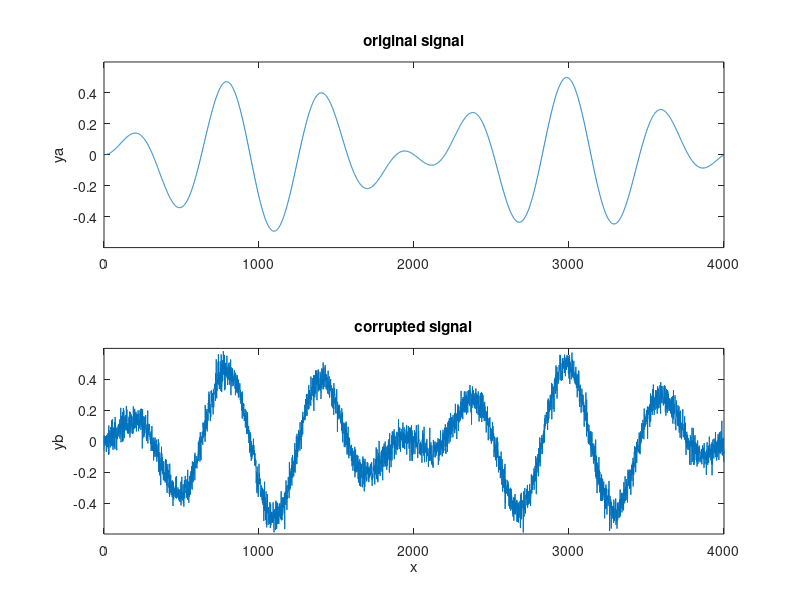

The MATLAB script that drew this image: (Note: this script raises an error after producing the figure.)
% Figures 6.8-6.10: Quadratic smoothing
% Section 6.3.3
% Boyd & Vandenberghe "Convex Optimization"
% Original by Lieven Vandenberghe
% Adapted for CVX Argyris Zymnis - 10/2005
%
% Suppose we have a signal x, which does not vary too rapidly
% and that x is corrupted by some small, rapidly varying noise v,
% ie. x_cor = x + v. Then if we want to reconstruct x from x_cor
% we should solve (with x_hat as the parameter)
%        minimize ||x_hat - x_cor||_2 + lambda*phi_quad(x_hat)
%
% where phi_quad(x) = sum(x_(i+1)-x_i)^2 , for i = 1 to n-1.
% The parameter lambda controls the ''smoothness'' of x_hat.
%
% The first figure which is generated shows the original and
% the corrupted signals. The second figure shows the tradeoff curve
% obtained when varying lambda and the third figure shows three
% reconstructed signals.
%
% NOTE: This is not a good problem to use CVX on. By exploiting
% the sparsity in this case, we can solve this problem much more
% efficiently using least squares.


randn('state',0);

n = 4000;  t = (0:n-1)';
exact = 0.5*sin((2*pi/n)*t).*sin(0.01*t);
corrupt = exact + 0.05*randn(size(exact));

figure(1)
subplot(211)
plot(t,exact,'-');
axis([0 n -0.6 0.6])
title('original signal');
ylabel('ya');

subplot(212)
plot(t,corrupt,'-');
axis([0 n -0.6 0.6])
xlabel('x');
ylabel('yb');
title('corrupted signal');
%print -deps smoothrec_signals.eps % figure 6.8, page 313

A = sparse(n-1,n);
A(:,1:n-1) = -speye(n-1,n-1);  A(:,2:n) = A(:,2:n)+speye(n-1,n-1);

% tradeoff curve, figure 6.9, page 313
nopts = 100;
lambdas = logspace(-10,10,nopts);

obj1 = [];  obj2 = [];

fprintf('computing 100 points on tradeoff curve ... \n');

for i=1:nopts

  lambda = lambdas(i);
  cvx_begin quiet
    variable x(n)
    minimize(norm(x-corrupt)+lambda*norm(x(2:n)-x(1:n-1)))
  cvx_end
  obj1 = [obj1, norm(full(A*x))]; %#ok
  obj2 = [obj2, norm(full(x-corrupt))]; %#ok

  fprintf('tradeoff point %d\n',i);
end;

figure(2)
plot(obj2,obj1,'-');  hold on;
plot(0,norm(A*corrupt),'o');
plot(norm(corrupt),0,'o');  hold off;
xlabel('x');
ylabel('y');
title('||xhat-xcorr||_2 vs. ||D xhat||_2');
%print -deps smoothrec_tradeoff.eps % figure 6.9, page 313

%three smooth signals, figure 6.10, page 314
nopts = 3;
alphas = [8 3 1];
xrecon = [];

for i=1:3
   fprintf(1,'Reconstructed Signals: %d of 3 \n',i);
   alpha = alphas(i);
   cvx_begin quiet
    variable x(n)
    minimize(norm(x(2:n)-x(1:n-1)))
    subject to
        norm(x-corrupt) <= alpha; %#ok
   cvx_end
   xrecon = [xrecon, x]; %#ok

end

figure(3)
subplot(311), plot(xrecon(:,1));
axis([0 n -0.6 0.6])
ylabel('ya');
title('||xhat-xcorr||_2=8');
subplot(312), plot(xrecon(:,2));
axis([0 n -0.6 0.6])
ylabel('yb');
title('||xhat-xcorr||_2=3');
subplot(313), plot(xrecon(:,3));
axis([0 n -0.6 0.6])
xlabel('x');
ylabel('yc');
title('||xhat-xcorr||_2=1');
%print -deps smoothrec_results.eps % figure 6.10, page 314
